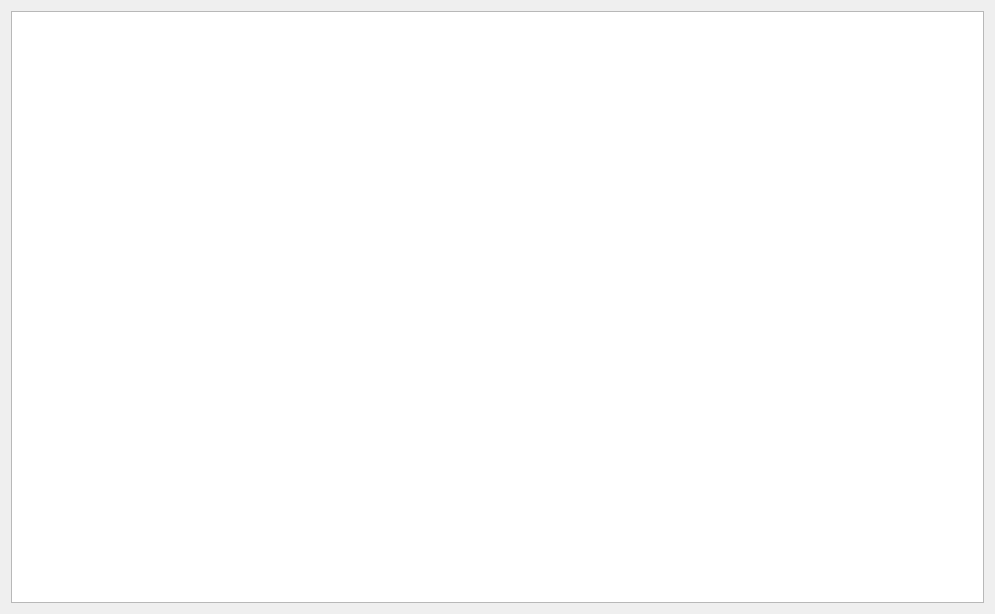
<?xml version="1.0" encoding="UTF-8"?>
<ui version="4.0">
 <class>emailReport</class>
 <widget class="QWidget" name="emailReport">
  <property name="geometry">
   <rect>
    <x>0</x>
    <y>0</y>
    <width>995</width>
    <height>614</height>
   </rect>
  </property>
  <property name="windowTitle">
   <string>Form</string>
  </property>
  <layout class="QGridLayout" name="gridLayout">
   <item row="0" column="0">
    <widget class="QListView" name="listView"/>
   </item>
  </layout>
 </widget>
 <resources/>
 <connections/>
</ui>
